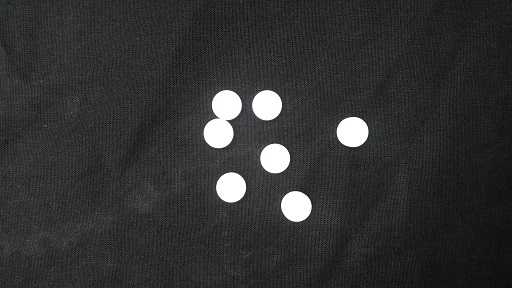
#> input picture POC/zdjecia/z1.jpg, 512 x 288 px; its folder holds only this picture in this run
$ jupyter execute --allow-errors POC_zaliczenie.ipynb
#> lines starting #> are read from the running program, lines starting #| are printed output that depends on the picture; after the words box and inside, x2 and y2 are one past the last pixel; in counts of white or black regions, pixels touching at a corner belong together
#> further down, image is the input picture: shape (288, 512, 3); mean R, G, B 49.2, 50, 49.8
#> `th = filters.threshold_otsu(image)`: th = 0.572
#> `erosion = binary = image > th`:
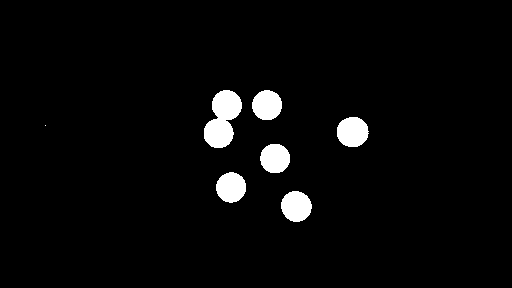
#> erosion: shape (288, 512) bool; 3.4% white; 7 white regions (1 under 20 px), largest, box (x1, y1, x2, y2) and area: (204, 90, 242, 148) 1415, (337, 117, 369, 147) 763, (281, 191, 312, 222) 742, (216, 172, 246, 203) 717, (252, 90, 282, 120) 712, (260, 144, 290, 173) 698
#> the loop `for i in range(5):` made 5 passes
#> pass 1, `erosion = binary_erosion(erosion, square)`:
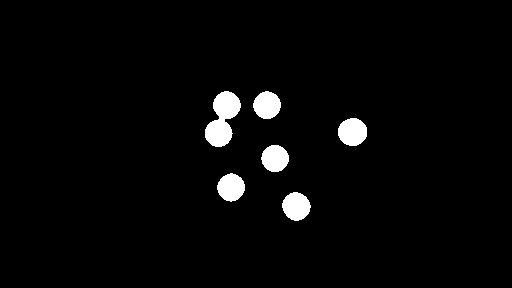
#> erosion: shape (288, 512) bool; 2.9% white; 6 white regions, box (x1, y1, x2, y2) and area: (205, 91, 241, 147) 1199, (338, 118, 367, 146) 643, (282, 192, 311, 221) 622, (217, 173, 245, 202) 599, (253, 91, 281, 119) 596, (261, 145, 289, 172) 584
#> pass 2, `erosion = binary_erosion(erosion, square)`:
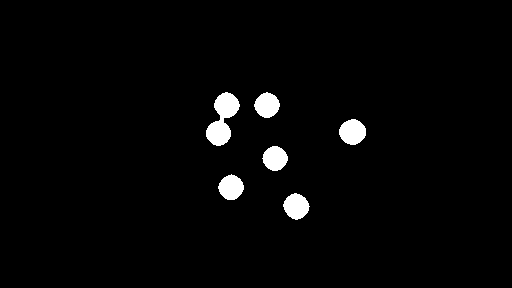
#> erosion: shape (288, 512) bool; 2.4% white; 6 white regions, box (x1, y1, x2, y2) and area: (206, 92, 240, 146) 992, (339, 119, 366, 145) 533, (283, 193, 310, 220) 510, (218, 174, 244, 200) 489, (254, 92, 280, 118) 488, (262, 146, 288, 171) 478
#> pass 3, `erosion = binary_erosion(erosion, square)`:
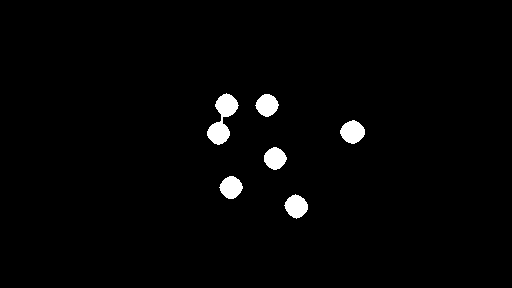
#> erosion: shape (288, 512) bool; 1.9% white; 6 white regions, box (x1, y1, x2, y2) and area: (207, 93, 239, 145) 794, (340, 120, 365, 144) 431, (284, 194, 308, 219) 407, (219, 176, 243, 199) 390, (255, 94, 279, 117) 388, (264, 147, 287, 170) 381
#> after the loop `for i in range(5):`:
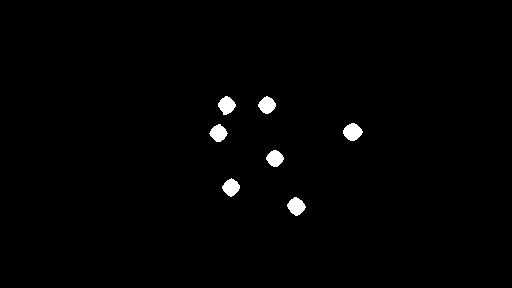
#> erosion: shape (288, 512) bool; 1.1% white; 7 white regions, largest, box (x1, y1, x2, y2) and area: (343, 123, 363, 141) 252, (287, 197, 306, 216) 236, (218, 96, 236, 115) 227
#> `label_objects, nb_labels = ndi.label(erosion)`: label_objects: shape (288, 512) int32; 8 distinct labels, from 0 to 7
#> `label_objects, nb_labels = ndi.label(erosion)`: nb_labels = 7
#> `values, counts = np.unique(binary, return_counts=True)`: values = [False, True]; counts = [142408, 5048]
#> `T=counts[1]`: T = 5048
#> `F=counts[0]`: F = 142408
#> `full = (T/(T+F))*100`: full = 3.42
#| Ilosc obiektów na zdjęciu 1: 7
#| Obiekty zajmuja: 3.42% obszaru zdjęcia
#> the loop `for i in range(nb_labels):` made 7 passes
#> (printed output is left out)
[cell 1]
import numpy as np
import matplotlib.pyplot as plt
from skimage import io, exposure
from skimage.color import rgb2gray
from skimage import filters
from scipy import ndimage as ndi
import skimage
from skimage.morphology import square
from skimage.morphology import binary_erosion
from scipy.spatial import distance
import math

#środek ciężkości
def cog2(points):
    mx=0
    my=0
    for (y,x) in points:
        mx = mx + x
        my = my + y
    mx = mx/len(points)
    my = my/len(points)
    mx = round(mx, 2)
    my = round(my, 2)

    return [my, mx]


def getFigure(labelledImage, objNumber):

    points = []
    for y in range(labelledImage.shape[0]):
        for x in range(labelledImage.shape[1]):
            if labelledImage[y,x] == objNumber:
                points.append((y,x))

    return points

def computeBB(points):

    s = len(points)
    my,mx = cog2(pts)

    r = 0
    for point in points:
         r = r + distance.euclidean(point,(my,mx))**2

    return s/(math.sqrt(2*math.pi*r))


def computeFeret(points):

    px = [x for (y,x) in points]
    py = [y for (y,x) in points]

    fx = max(px) - min(px)
    fy = max(py) - min(py)

    return float(fy)/float(fx)


path = 'zdjecia/'
#> (the rest of this cell did not finish here and is left out)
